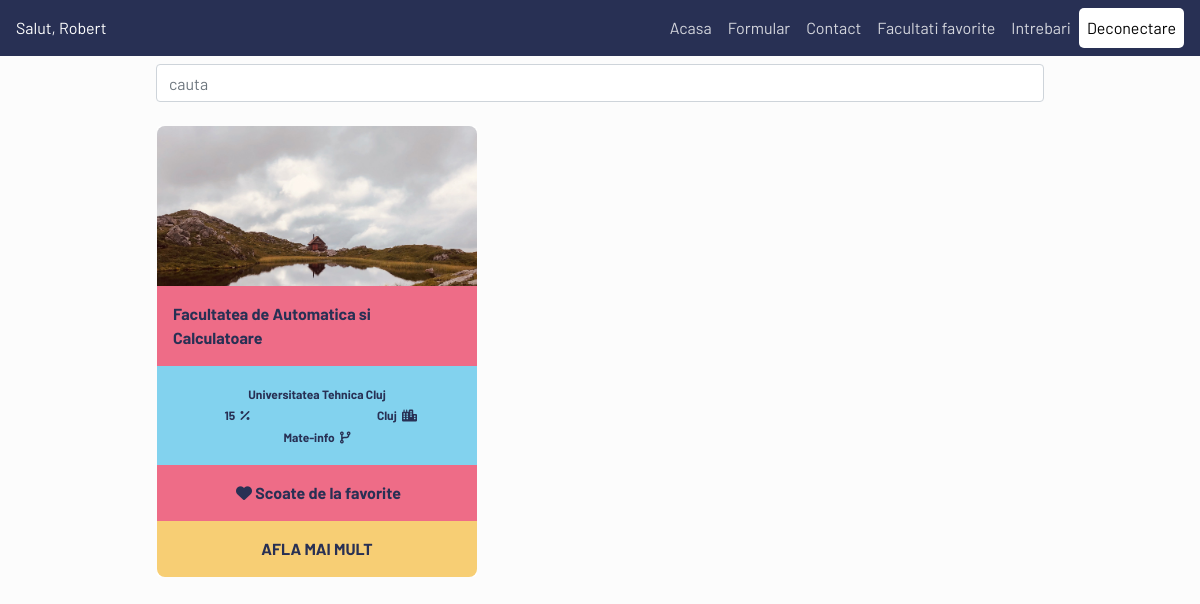
The app's page /pages/favorite.php (signed in) with its own data.
### tables this page shows
CREATE TABLE `users` (
  `idUser` int(11) NOT NULL,
  `Nume` text NOT NULL,
  `Prenume` text NOT NULL,
  `mailUser` tinytext NOT NULL,
  `pwdUsers` longtext NOT NULL,
  `Profil` text DEFAULT NULL,
  `Domeniu` text DEFAULT NULL,
  `domeniu_intensitate` int(1) DEFAULT NULL,
  `job` int(1) DEFAULT NULL,
  `materie1` varchar(64) DEFAULT NULL,
  `materie2` varchar(64) DEFAULT NULL,
  `materie3` varchar(64) DEFAULT NULL,
  `carti` varchar(64) DEFAULT NULL,
  `sociabil` int(1) DEFAULT NULL,
  `sport` varchar(64) DEFAULT NULL,
  `stres` int(1) DEFAULT NULL,
  `Judet` text DEFAULT NULL,
  `PozaUser` text DEFAULT 'UserDefault.jpg'
);

CREATE TABLE `facultati` (
  `Indexf` int(11) NOT NULL,
  `Numef` text DEFAULT NULL,
  `Judet` tinytext DEFAULT NULL,
  `Examenadmi` tinyint(1) DEFAULT NULL,
  `Universitatea` varchar(256) DEFAULT NULL,
  `Profil` text DEFAULT NULL,
  `Poza` text NOT NULL DEFAULT 'default.jpg',
  `job` int(1) DEFAULT NULL,
  `pasiune_facultati` varchar(64) NOT NULL,
  `materie1` varchar(64) DEFAULT NULL,
  `materie2` varchar(64) DEFAULT NULL,
  `materie3` varchar(64) DEFAULT NULL,
  `carti` varchar(64) DEFAULT NULL,
  `sociabil` int(1) DEFAULT NULL,
  `sport` varchar(64) DEFAULT NULL,
  `stres` int(1) DEFAULT NULL,
  `link_facultate` longtext NOT NULL
);

### pages/functii/facultati.php (called while the page is built, shortened)
<?php
require './folderlogin/datacon.php';
if (isset($_SESSION['mailUser'])) {
  $mail = $_SESSION['mailUser'];
  $sql = "SELECT * FROM users WHERE mailUser=?";
}
  $stmt=mysqli_stmt_init($connection);
  if (!mysqli_stmt_prepare($stmt,$sql))
  {
      header("Location: ./indexpp.php?error=mysqlerror");
      exit();
  }
  mysqli_stmt_bind_param($stmt,"s",$mail);
  mysqli_stmt_execute($stmt);
  $result=mysqli_stmt_get_result($stmt);
  $user = array();
  if ($result->num_rows > 0) {
    while($row = $result->fetch_assoc()) {
        $user[] = $row;
    }
}
$sql = "SELECT * FROM facultati";
$result = mysqli_query($connection,$sql);
$myArray = array();
if ($result->num_rows > 0) {
    while($row = $result->fetch_assoc()) {
        $myArray[] = $row;
    }
}
$facultati = array();
foreach ($myArray as $_facultate) {
    $temp = new facultate();
    $temp->Indexf=$_facultate['Indexf'];
    $temp->nume = $_facultate['Numef'];
    $temp->universitate = $_facultate['Universitatea'];
    $temp->judet = $_facultate['Judet'];
    $temp->profil = $_facultate['Profil'];
    $temp->compabilitate = getCompability($_facultate, $user);
    $temp->link = $_facultate['link_facultate'];
}

### pages/favorite.php (the view, shortened to what this page needs)
<?php
require './folderlogin/datacon.php';
if(isset($_SESSION['mailUser']))
{
    $mail = $_SESSION['mailUser'];
    $mysql="SELECT * FROM users WHERE mailUser=?";
}
$stmt = mysqli_stmt_init($connection);
if (!mysqli_stmt_prepare($stmt, $mysql))
{
    header("Location: ../index.php");
    exit();
}
mysqli_stmt_bind_param($stmt, "s", $mail);
mysqli_stmt_execute($stmt);
$result= mysqli_stmt_get_result($stmt);
if ($result->num_rows > 0) {
    $row = $result->fetch_assoc();
}
$tip = $_SESSION["tip"];
$id = $_SESSION["id"];
$sql = "SELECT * FROM `favorite` WHERE `idUser` = '$id' AND `tip` = '$tip'";
$result = mysqli_query($connection,$sql);
$favorite = array();
if ($result->num_rows > 0) {
    while($row_fav = $result->fetch_assoc()) {
        $favorite[] = $row_fav['Indexf'];
    }
}
sort($favorite);
?>
<!doctype html>
<html lang="en">
    <head>
        <link rel="stylesheet" href="https://stackpath.bootstrapcdn.com/bootstrap/4.4.1/css/bootstrap.min.css">
        <link rel="stylesheet" href="./CSS/navbar.css">
        <link rel="stylesheet" href="./CSS/homePage.css">
        <link rel="stylesheet" href="./CSS/base.css">
    </head>
    <body>
        <nav class="navbar navbar-expand-lg navbar-light">
            <a href="#">
                <?php
                if (isset($row['Prenume']))
                    print "Salut, ".$row['Prenume'];
                ?>
            </a>
            <div class="collapse navbar-collapse" id="navbarNav" style="flex-direction: row-reverse;">
                <ul class="navbar-nav">
                    <li class="nav-item">
                        <a href="./homePage.php" class="nav-link">Acasa</a>
                    </li>
                    <li class="nav-item">
                        <a onclick="alert();" class="nav-link">Formular</a>
                    </li>
                    <li class="nav-item">
                        <a href="./contact.php" class="nav-link">Contact</a>
                    </li>
                    <li class="nav-item">
                        <a href="./favorite.php" class="nav-link">Facultati favorite</a>
                    </li>
                    <li class="nav-item">
                        <a href="./faq.php" class="nav-link">Intrebari</a>
                    </li>
                    <li class="nav-item">
                        <a href="./folderlogin/deconectphp.php" class="nav-link"> Deconectare</a>
                    </li>
                </ul>
            </div>
        </nav>
        <div id="search">
            <input onkeyup="sort()" class="form-control w-75"
                   type="text" placeholder="cauta" id="search_field" aria-label="Search">
        </div>
        <main class="container">
            <div id="showcase">
                <div class="row">
                    <?php
                    require './functii/facultati.php';
                    usort($facultati,function($first,$second){
                        return $first->compabilitate < $second->compabilitate;
                    });
                    foreach ($facultati as $card) {
                        if(!binarySearch($favorite, $card->Indexf))
                            continue;
                        else
                            $ok=false;
                    ?>
                    <div class="col card">
                        <div class="row-lg-4 backgrounded"></div>
                        <div class="row-lg-2 name">
                            <?php
                        echo $card->nume;
                            ?>
                        </div>
                        <div class="row-lg-3 prop text-center">
                            <div class="col">
                                <div class="row">
                                    <div class="col">
                                        <?php
                        echo $card->universitate;
                                        ?>
                                    </div>
                                </div>
                                <div class="row justify-content-between">
                                    <div class="col">
                                        <?php
                        echo $card->compabilitate
                                        ?>
                                        <i class="fas fa-percentage"></i></div>
                                    <div class="col">
                                        <?php
                            echo $card->judet;
                                        ?>
                                        <i class="fas fa-city"></i>
                                    </div>
                                </div>
                                <div class="row">
                                    <div class="col">
                                        <?php
                        echo $card->profil;
                                        ?>
                                        <i class="fas fa-code-branch"></i>
                                    </div>
                                </div>
                            </div>
                        </div>
                        <div class="row-lg-3 fav text-center">
                            <form action="./favoriteAlg.php" method="post">
                                <?php
                            echo '<button type="submit" style="all: unset" name="scoatere_fav" id="'.$card->Indexf.'" value="'.$card->Indexf.'"><i class="fas fa-heart"></i> Scoate de la favorite</button>';
                                ?>
                            </form>
                        </div>
                        <div class="row-lg-3 extra text-center">
                            <a href="
                                     <?php
                        echo $card->link;
                                     ?>
                                     ">Afla mai mult</a>
                        </div>
                    </div>
                    <?php }
                    ?>
                </div>
            </div>
        </main>
    </body>
</html>

### pages/CSS/navbar.css (style rules this page uses)
.navbar { background: var(--black); display: flex; font-family: 'Barlow', sans-serif; }
.navbar a { color: white; cursor: pointer; }
.nav-link { color: rgba(255,255,255,.8)!important; }
.nav-item:last-of-type { background: white; border-radius: 5px; }
.nav-item:last-of-type a { color: black!important; }
#search { display: flex; justify-content: center; padding: .5em; }

### pages/CSS/homePage.css (style rules this page uses)
body { overflow-x: hidden; }
#showcase { margin: 0 auto; width: 80%; max-width: 1024px; }
.row { flex-wrap: wrap; flex: 1 1 0px }
.card { max-width: 20em; min-width: 225px; border: 0; padding: 0; margin: 1rem; font-weight: 700!important; color: var(--black); }
.backgrounded { min-height: 10em; background-image: url('../Images/background.jpg'); background-size: cover; border-top-left-radius: 8px; border-top-right-radius: 8px; }
.name { background-color: var(--red); padding: 1rem 1rem; height: 100%; }
.prop { background: var(--blue); padding: 1rem 0; }
.fav { background: var(--red); padding: 1rem 0; cursor: pointer; }
.extra { background: var(--yellow); border-bottom-left-radius: 8px; border-bottom-right-radius: 8px; padding: 1rem; }
.extra a { color: var(--black); text-transform: uppercase; }
.prop .col { font-size: 12px; margin: 0.1rem 0; }
i { margin-left: 3px; }

### pages/CSS/base.css (style rules this page uses)
body, html { margin: 0; padding: 0; background: var(--white); color: var(--black); font-family: 'Barlow', sans-serif; }

### pages/CSS/variabiles.css (style rules this page uses)
:root { --blue: #82D2EE; --red: #EE6C87; --yellow: #F7CE74; --white: #FCFCFC; --black: #283054; }

### records on screen
users: Prenume "Robert"
facultati: Numef "Facultatea de Automatica si Calculatoare", Universitatea "Universitatea Tehnica Cluj", compabilitate "15", Judet "Cluj", Profil "Mate-info", $card->Indexf 2 (drawn)
